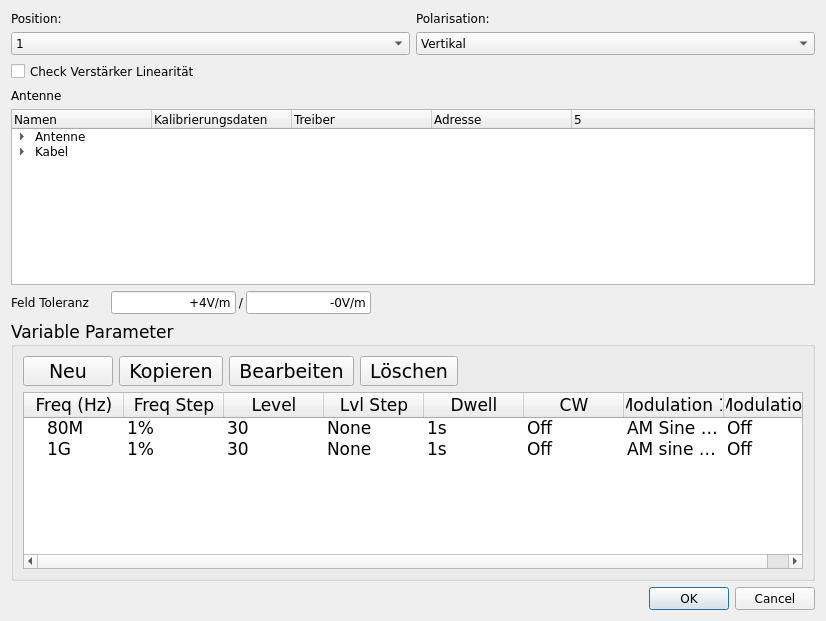
<?xml version="1.0" encoding="UTF-8"?>
<ui version="4.0">
 <class>KalibrierungEinstellen</class>
 <widget class="QDialog" name="KalibrierungEinstellen">
  <property name="geometry">
   <rect>
    <x>0</x>
    <y>0</y>
    <width>826</width>
    <height>621</height>
   </rect>
  </property>
  <property name="font">
   <font>
    <family>Verdana</family>
   </font>
  </property>
  <property name="windowTitle">
   <string>Kalibrierung Einstellen</string>
  </property>
  <layout class="QVBoxLayout" name="verticalLayout_2" stretch="0,0,0,0,0">
   <item>
    <layout class="QGridLayout" name="gridLayout_position">
     <item row="1" column="1">
      <widget class="QComboBox" name="comboBox_Polar">
       <item>
        <property name="text">
         <string>Vertikal</string>
        </property>
       </item>
       <item>
        <property name="text">
         <string>Horizontal</string>
        </property>
       </item>
       <item>
        <property name="text">
         <string>Vertikal+Horizontal</string>
        </property>
       </item>
       <item>
        <property name="text">
         <string>Horizontal+Vertikal</string>
        </property>
       </item>
      </widget>
     </item>
     <item row="1" column="0">
      <widget class="QComboBox" name="comboBox_Pos">
       <item>
        <property name="text">
         <string>1</string>
        </property>
       </item>
       <item>
        <property name="text">
         <string>2</string>
        </property>
       </item>
       <item>
        <property name="text">
         <string>3</string>
        </property>
       </item>
       <item>
        <property name="text">
         <string>4</string>
        </property>
       </item>
       <item>
        <property name="text">
         <string>5</string>
        </property>
       </item>
      </widget>
     </item>
     <item row="0" column="0">
      <widget class="QLabel" name="label_Position">
       <property name="text">
        <string>Position:</string>
       </property>
      </widget>
     </item>
     <item row="2" column="0" alignment="Qt::AlignLeft">
      <widget class="QCheckBox" name="checkBox_Ampli">
       <property name="text">
        <string>Check Verstärker Linearität</string>
       </property>
      </widget>
     </item>
     <item row="0" column="1">
      <widget class="QLabel" name="label_Polar">
       <property name="text">
        <string>Polarisation:</string>
       </property>
      </widget>
     </item>
    </layout>
   </item>
   <item>
    <layout class="QVBoxLayout" name="verticalLayout_antenne">
     <item>
      <widget class="QLabel" name="label_Antenne">
       <property name="text">
        <string>Antenne</string>
       </property>
      </widget>
     </item>
     <item>
      <widget class="QTreeWidget" name="treeWidget_antenne">
       <property name="font">
        <font>
         <family>Verdana</family>
        </font>
       </property>
       <property name="columnCount">
        <number>5</number>
       </property>
       <attribute name="headerVisible">
        <bool>true</bool>
       </attribute>
       <attribute name="headerCascadingSectionResizes">
        <bool>false</bool>
       </attribute>
       <attribute name="headerDefaultSectionSize">
        <number>140</number>
       </attribute>
       <attribute name="headerHighlightSections">
        <bool>false</bool>
       </attribute>
       <column>
        <property name="text">
         <string>Namen</string>
        </property>
       </column>
       <column>
        <property name="text">
         <string>Kalibrierungsdaten</string>
        </property>
       </column>
       <column>
        <property name="text">
         <string>Treiber</string>
        </property>
       </column>
       <column>
        <property name="text">
         <string>Adresse</string>
        </property>
       </column>
       <column>
        <property name="text">
         <string notr="true">5</string>
        </property>
       </column>
       <item>
        <property name="text">
         <string>Antenne</string>
        </property>
        <property name="text">
         <string/>
        </property>
        <property name="text">
         <string/>
        </property>
        <item>
         <property name="text">
          <string>R&amp;S HL562</string>
         </property>
         <property name="text">
          <string/>
         </property>
        </item>
       </item>
       <item>
        <property name="text">
         <string>Kabel</string>
        </property>
        <item>
         <property name="text">
          <string>LMK11</string>
         </property>
         <property name="text">
          <string/>
         </property>
        </item>
        <item>
         <property name="text">
          <string>LMK12</string>
         </property>
        </item>
       </item>
      </widget>
     </item>
    </layout>
   </item>
   <item>
    <layout class="QHBoxLayout" name="horizontalLayout_feldtoler">
     <property name="spacing">
      <number>0</number>
     </property>
     <property name="sizeConstraint">
      <enum>QLayout::SetDefaultConstraint</enum>
     </property>
     <property name="leftMargin">
      <number>0</number>
     </property>
     <item>
      <widget class="QLabel" name="label_feldtorleranz">
       <property name="sizePolicy">
        <sizepolicy hsizetype="Expanding" vsizetype="Fixed">
         <horstretch>0</horstretch>
         <verstretch>0</verstretch>
        </sizepolicy>
       </property>
       <property name="maximumSize">
        <size>
         <width>100</width>
         <height>16777215</height>
        </size>
       </property>
       <property name="text">
        <string>Feld Toleranz</string>
       </property>
       <property name="alignment">
        <set>Qt::AlignLeading|Qt::AlignLeft|Qt::AlignVCenter</set>
       </property>
      </widget>
     </item>
     <item>
      <widget class="QLineEdit" name="lineEdit_torplus">
       <property name="sizePolicy">
        <sizepolicy hsizetype="Preferred" vsizetype="Fixed">
         <horstretch>0</horstretch>
         <verstretch>0</verstretch>
        </sizepolicy>
       </property>
       <property name="text">
        <string>+4V/m</string>
       </property>
       <property name="alignment">
        <set>Qt::AlignRight|Qt::AlignTrailing|Qt::AlignVCenter</set>
       </property>
      </widget>
     </item>
     <item>
      <widget class="QLabel" name="label_durchsymbol">
       <property name="sizePolicy">
        <sizepolicy hsizetype="Fixed" vsizetype="Preferred">
         <horstretch>0</horstretch>
         <verstretch>0</verstretch>
        </sizepolicy>
       </property>
       <property name="minimumSize">
        <size>
         <width>10</width>
         <height>0</height>
        </size>
       </property>
       <property name="layoutDirection">
        <enum>Qt::LeftToRight</enum>
       </property>
       <property name="text">
        <string>/</string>
       </property>
       <property name="alignment">
        <set>Qt::AlignCenter</set>
       </property>
      </widget>
     </item>
     <item>
      <widget class="QLineEdit" name="lineEdit_torminus">
       <property name="sizePolicy">
        <sizepolicy hsizetype="Fixed" vsizetype="Fixed">
         <horstretch>0</horstretch>
         <verstretch>0</verstretch>
        </sizepolicy>
       </property>
       <property name="text">
        <string>-0V/m</string>
       </property>
       <property name="alignment">
        <set>Qt::AlignRight|Qt::AlignTrailing|Qt::AlignVCenter</set>
       </property>
      </widget>
     </item>
     <item>
      <spacer name="horizontalSpacer">
       <property name="orientation">
        <enum>Qt::Horizontal</enum>
       </property>
       <property name="sizeHint" stdset="0">
        <size>
         <width>40</width>
         <height>20</height>
        </size>
       </property>
      </spacer>
     </item>
    </layout>
   </item>
   <item>
    <widget class="QGroupBox" name="groupBox_Parameters">
     <property name="font">
      <font>
       <pointsize>13</pointsize>
      </font>
     </property>
     <property name="title">
      <string>Variable Parameter</string>
     </property>
     <property name="alignment">
      <set>Qt::AlignLeading|Qt::AlignLeft|Qt::AlignVCenter</set>
     </property>
     <layout class="QVBoxLayout" name="verticalLayout_3" stretch="0,0">
      <item>
       <layout class="QHBoxLayout" name="horizontalLayout_edit">
        <item>
         <widget class="QToolButton" name="toolButton_new">
          <property name="minimumSize">
           <size>
            <width>90</width>
            <height>30</height>
           </size>
          </property>
          <property name="font">
           <font>
            <family>Verdana</family>
            <pointsize>14</pointsize>
            <weight>50</weight>
            <bold>false</bold>
           </font>
          </property>
          <property name="text">
           <string>Neu</string>
          </property>
         </widget>
        </item>
        <item>
         <widget class="QToolButton" name="toolButton_copy">
          <property name="minimumSize">
           <size>
            <width>90</width>
            <height>30</height>
           </size>
          </property>
          <property name="font">
           <font>
            <family>Verdana</family>
            <pointsize>14</pointsize>
           </font>
          </property>
          <property name="text">
           <string>Kopieren</string>
          </property>
         </widget>
        </item>
        <item>
         <widget class="QToolButton" name="toolButton_edit">
          <property name="minimumSize">
           <size>
            <width>90</width>
            <height>30</height>
           </size>
          </property>
          <property name="font">
           <font>
            <family>Verdana</family>
            <pointsize>14</pointsize>
           </font>
          </property>
          <property name="text">
           <string>Bearbeiten</string>
          </property>
         </widget>
        </item>
        <item>
         <widget class="QToolButton" name="toolButton_delete">
          <property name="minimumSize">
           <size>
            <width>90</width>
            <height>30</height>
           </size>
          </property>
          <property name="font">
           <font>
            <family>Verdana</family>
            <pointsize>14</pointsize>
           </font>
          </property>
          <property name="text">
           <string>Löschen</string>
          </property>
         </widget>
        </item>
        <item>
         <spacer name="horizontalSpacer_2">
          <property name="orientation">
           <enum>Qt::Horizontal</enum>
          </property>
          <property name="sizeHint" stdset="0">
           <size>
            <width>40</width>
            <height>20</height>
           </size>
          </property>
         </spacer>
        </item>
       </layout>
      </item>
      <item>
       <widget class="QTreeWidget" name="treeWidget_parameters">
        <property name="sizePolicy">
         <sizepolicy hsizetype="Expanding" vsizetype="Expanding">
          <horstretch>1</horstretch>
          <verstretch>1</verstretch>
         </sizepolicy>
        </property>
        <property name="font">
         <font>
          <family>Verdana</family>
         </font>
        </property>
        <column>
         <property name="text">
          <string>Freq (Hz)</string>
         </property>
         <property name="font">
          <font>
           <family>Verdana</family>
          </font>
         </property>
         <property name="textAlignment">
          <set>AlignCenter</set>
         </property>
        </column>
        <column>
         <property name="text">
          <string>Freq Step</string>
         </property>
         <property name="font">
          <font>
           <family>Verdana</family>
           <pointsize>13</pointsize>
           <weight>50</weight>
           <italic>false</italic>
           <bold>false</bold>
           <underline>false</underline>
           <strikeout>false</strikeout>
           <kerning>true</kerning>
          </font>
         </property>
         <property name="textAlignment">
          <set>AlignCenter</set>
         </property>
        </column>
        <column>
         <property name="text">
          <string>Level</string>
         </property>
         <property name="font">
          <font>
           <family>Verdana</family>
           <weight>50</weight>
           <bold>false</bold>
          </font>
         </property>
         <property name="textAlignment">
          <set>AlignCenter</set>
         </property>
        </column>
        <column>
         <property name="text">
          <string>Lvl Step</string>
         </property>
         <property name="font">
          <font>
           <family>Verdana</family>
          </font>
         </property>
         <property name="textAlignment">
          <set>AlignCenter</set>
         </property>
        </column>
        <column>
         <property name="text">
          <string>Dwell</string>
         </property>
         <property name="font">
          <font>
           <family>Verdana</family>
          </font>
         </property>
         <property name="textAlignment">
          <set>AlignCenter</set>
         </property>
        </column>
        <column>
         <property name="text">
          <string>CW</string>
         </property>
         <property name="font">
          <font>
           <family>Verdana</family>
          </font>
         </property>
         <property name="textAlignment">
          <set>AlignCenter</set>
         </property>
        </column>
        <column>
         <property name="text">
          <string>Modulation 1</string>
         </property>
         <property name="font">
          <font>
           <family>Verdana</family>
          </font>
         </property>
         <property name="textAlignment">
          <set>AlignCenter</set>
         </property>
        </column>
        <column>
         <property name="text">
          <string>Modulation 2</string>
         </property>
         <property name="font">
          <font>
           <family>Verdana</family>
          </font>
         </property>
         <property name="textAlignment">
          <set>AlignCenter</set>
         </property>
        </column>
        <item>
         <property name="text">
          <string>80M</string>
         </property>
         <property name="font">
          <font>
           <family>Verdana</family>
          </font>
         </property>
         <property name="textAlignment">
          <set>AlignCenter</set>
         </property>
         <property name="text">
          <string>1%</string>
         </property>
         <property name="font">
          <font>
           <family>Verdana</family>
          </font>
         </property>
         <property name="textAlignment">
          <set>AlignCenter</set>
         </property>
         <property name="text">
          <string>30</string>
         </property>
         <property name="font">
          <font>
           <family>Verdana</family>
          </font>
         </property>
         <property name="textAlignment">
          <set>AlignCenter</set>
         </property>
         <property name="text">
          <string>None</string>
         </property>
         <property name="font">
          <font>
           <family>Verdana</family>
          </font>
         </property>
         <property name="textAlignment">
          <set>AlignCenter</set>
         </property>
         <property name="text">
          <string>1s</string>
         </property>
         <property name="font">
          <font>
           <family>Verdana</family>
          </font>
         </property>
         <property name="textAlignment">
          <set>AlignCenter</set>
         </property>
         <property name="text">
          <string>Off</string>
         </property>
         <property name="font">
          <font>
           <family>Verdana</family>
          </font>
         </property>
         <property name="textAlignment">
          <set>AlignCenter</set>
         </property>
         <property name="text">
          <string>AM Sine (1kHz, 80%)</string>
         </property>
         <property name="textAlignment">
          <set>AlignCenter</set>
         </property>
         <property name="text">
          <string>Off</string>
         </property>
         <property name="font">
          <font>
           <family>Verdana</family>
          </font>
         </property>
         <property name="textAlignment">
          <set>AlignCenter</set>
         </property>
        </item>
        <item>
         <property name="text">
          <string>1G</string>
         </property>
         <property name="font">
          <font>
           <family>Verdana</family>
          </font>
         </property>
         <property name="textAlignment">
          <set>AlignCenter</set>
         </property>
         <property name="text">
          <string>1%</string>
         </property>
         <property name="font">
          <font>
           <family>Verdana</family>
          </font>
         </property>
         <property name="textAlignment">
          <set>AlignCenter</set>
         </property>
         <property name="text">
          <string>30</string>
         </property>
         <property name="font">
          <font>
           <family>Verdana</family>
          </font>
         </property>
         <property name="textAlignment">
          <set>AlignCenter</set>
         </property>
         <property name="text">
          <string>None</string>
         </property>
         <property name="font">
          <font>
           <family>Verdana</family>
          </font>
         </property>
         <property name="textAlignment">
          <set>AlignCenter</set>
         </property>
         <property name="text">
          <string>1s</string>
         </property>
         <property name="font">
          <font>
           <family>Verdana</family>
          </font>
         </property>
         <property name="textAlignment">
          <set>AlignCenter</set>
         </property>
         <property name="text">
          <string>Off</string>
         </property>
         <property name="font">
          <font>
           <family>Verdana</family>
          </font>
         </property>
         <property name="textAlignment">
          <set>AlignCenter</set>
         </property>
         <property name="text">
          <string>AM sine (1kHz, 80%)</string>
         </property>
         <property name="font">
          <font>
           <family>Verdana</family>
          </font>
         </property>
         <property name="textAlignment">
          <set>AlignCenter</set>
         </property>
         <property name="text">
          <string>Off</string>
         </property>
         <property name="font">
          <font>
           <family>Verdana</family>
          </font>
         </property>
         <property name="textAlignment">
          <set>AlignCenter</set>
         </property>
        </item>
       </widget>
      </item>
     </layout>
    </widget>
   </item>
   <item>
    <widget class="QDialogButtonBox" name="buttonBox">
     <property name="orientation">
      <enum>Qt::Horizontal</enum>
     </property>
     <property name="standardButtons">
      <set>QDialogButtonBox::Cancel|QDialogButtonBox::Ok</set>
     </property>
     <property name="centerButtons">
      <bool>false</bool>
     </property>
    </widget>
   </item>
  </layout>
 </widget>
 <resources/>
 <connections>
  <connection>
   <sender>buttonBox</sender>
   <signal>accepted()</signal>
   <receiver>KalibrierungEinstellen</receiver>
   <slot>accept()</slot>
   <hints>
    <hint type="sourcelabel">
     <x>224</x>
     <y>599</y>
    </hint>
    <hint type="destinationlabel">
     <x>157</x>
     <y>274</y>
    </hint>
   </hints>
  </connection>
  <connection>
   <sender>buttonBox</sender>
   <signal>rejected()</signal>
   <receiver>KalibrierungEinstellen</receiver>
   <slot>reject()</slot>
   <hints>
    <hint type="sourcelabel">
     <x>292</x>
     <y>605</y>
    </hint>
    <hint type="destinationlabel">
     <x>286</x>
     <y>274</y>
    </hint>
   </hints>
  </connection>
 </connections>
</ui>
